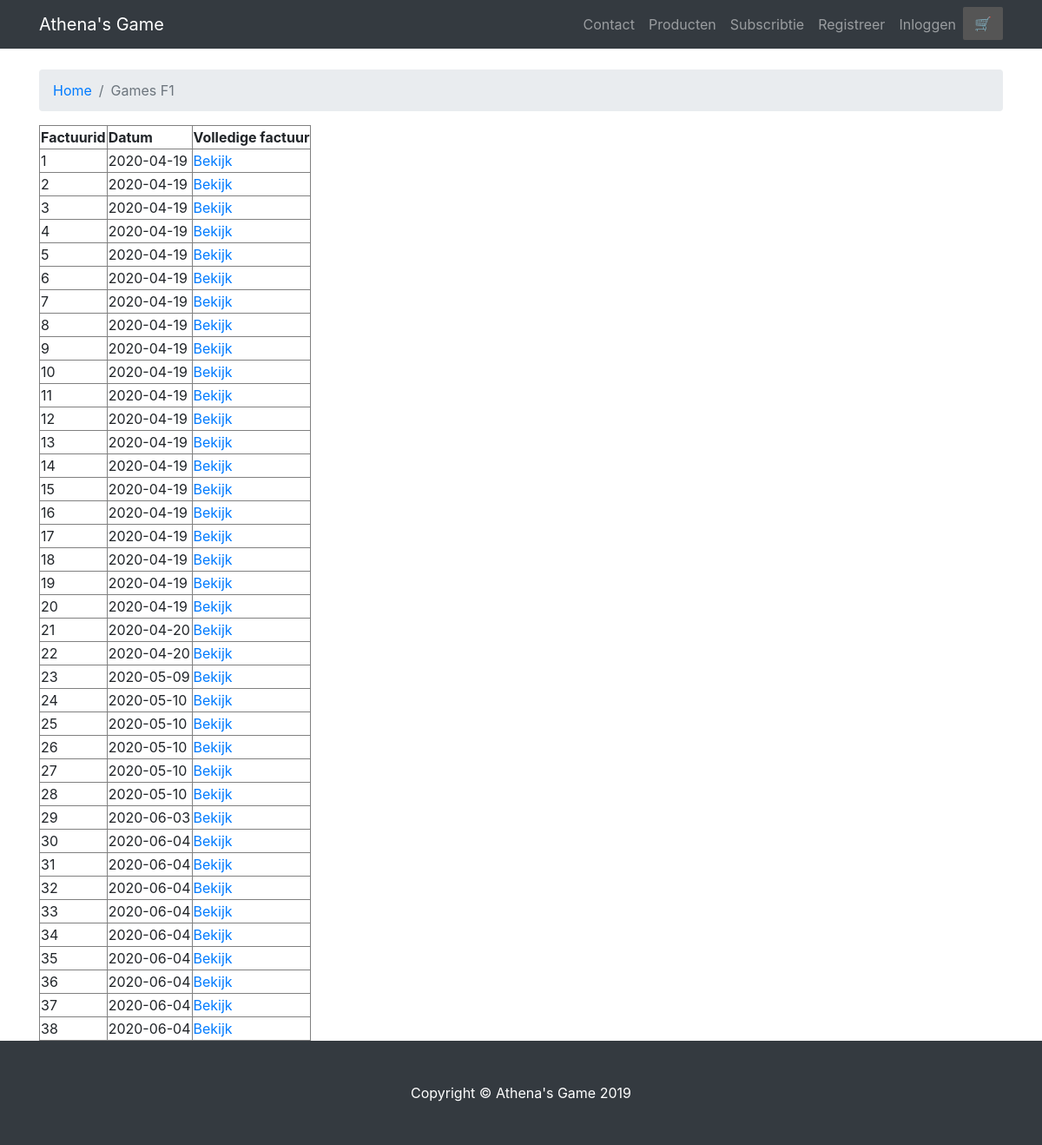
Before: /startbootstrap-modern-business-gh-pages/bekijk_alle_factuurs.php with the older database file.
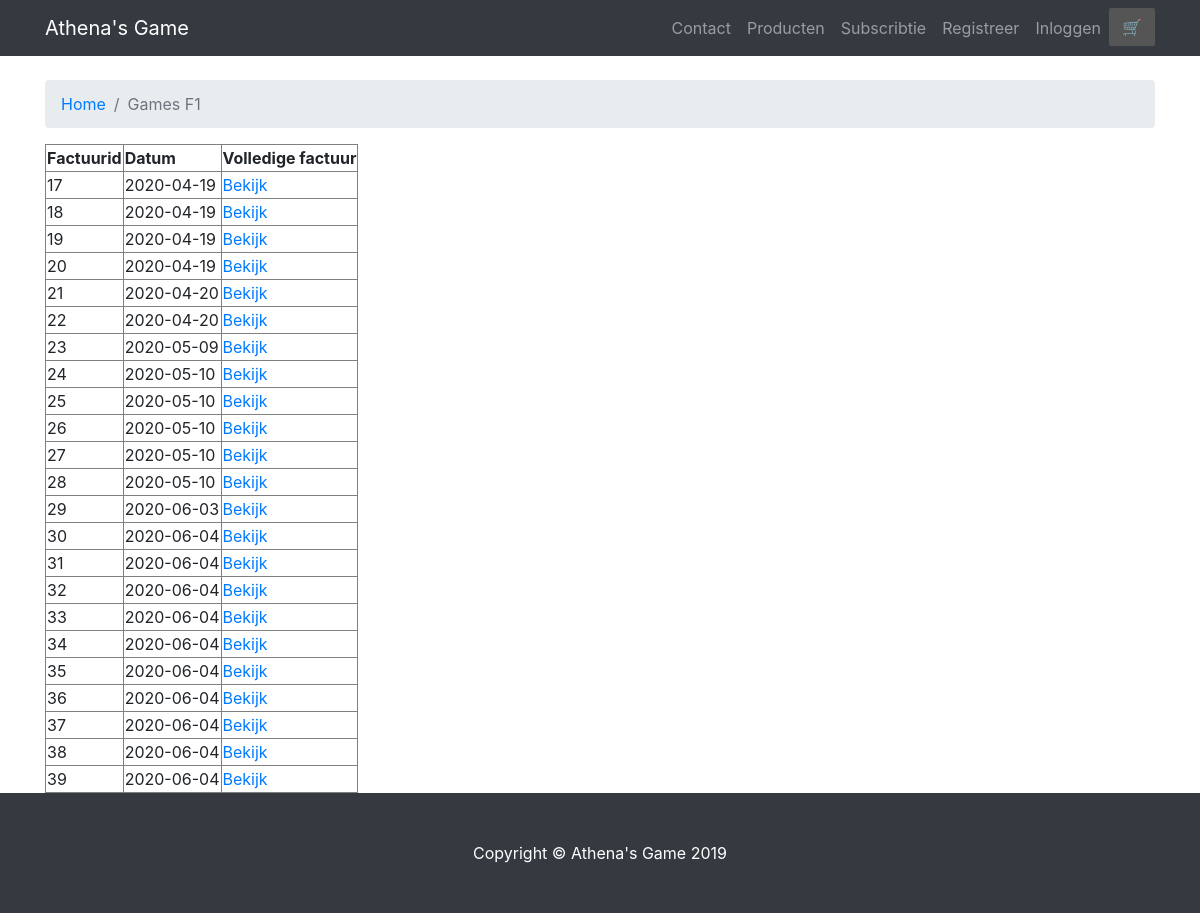
After: the same page with the newer database file.
### tables this page shows
CREATE TABLE `tblfacturen` (
  `factuurid` int(11) NOT NULL,
  `klantid` int(11) NOT NULL,
  `datum` date NOT NULL,
  `Actief` tinyint(1) NOT NULL DEFAULT '1'
);

### startbootstrap-modern-business-gh-pages/bekijk_alle_factuurs.php (the view, shortened to what this page needs)
<!DOCTYPE html>
<html lang="en">
<head>
  <link href="vendor/bootstrap/css/bootstrap.min.css" rel="stylesheet">
  <link href="css/modern-business.css" rel="stylesheet">
  <link href="css/gipstyle.css" rel="stylesheet">
</head>
<body>
	<nav class="navbar fixed-top navbar-expand-lg navbar-dark bg-dark fixed-top">
	<div class="container">
	<a class="navbar-brand" href="index.php">Athena's Game</a>
	<div class="collapse navbar-collapse" id="navbarResponsive">
	  <ul class="navbar-nav ml-auto">
		<li class="nav-item">
		  <a class="nav-link" href="contact.php">Contact</a>
		</li>
	  <li class="nav-item">
		  <a class="nav-link" href="producten.php">Producten</a>
		</li>
		  <li class="nav-item">
		  <a class="nav-link" href="Subscribtie.php">Subscribtie</a>
		</li>
		   <?php
		 if(!isset($_SESSION["ingelogd"])){
			 ?>
		<li class="nav-item">
		  <a class="nav-link" href="registreer.php">Registreer</a>
		</li>
		  <li class="nav-item">
		  <a class="nav-link" href="Inloggen.php">Inloggen</a>
		</li>
		  <?php
		  }
		  ?>
	  <li class="nav-item">
			<a class="notification" href="winkelwagen.php"><span class="glyphicon">&#x1f6d2;</span><span class="badge"><?php if($_SESSION["count"] != 0){echo $_SESSION["count"];} ?></span></a>
		</li>
	  </ul>
	</div>
	</div>
	</nav>
  <div class="container">
    <ol class="breadcrumb">
      <li class="breadcrumb-item">
        <a href="index.php">Home</a>
      </li>
      <li class="breadcrumb-item active">Games F1</li>
    </ol>
<form name="sentMessage" id="contactForm" action="<?php echo $_SERVER['PHP_SELF']; ?>" method="post">
	<table border="1px">
		<tr>
			<td> <b>Factuurid</b> </td>
			<td> <b> Datum </b> </td>
			<td> <b> Volledige factuur </b> </td>
		</tr>
<?php $mysqli = mysqli_connect('localhost', 'root', '', 'athenagames');
if(mysqli_connect_errno()) {trigger_error('Fout bij verbinding: '.$mysqli->error); }
else
{
	$sql_a = "SELECT factuurid, datum From tblfacturen";
	if($stmt_a = $mysqli->prepare($sql_a)){
				if(!$stmt_a->execute()){
					echo 'Het uitvoeren van de query is mislukt: '.$stmt_a->error.' in query: '.$sql_a;
				}
				else{
					$stmt_a->bind_result($factuurid,$datum);
					while($stmt_a->fetch()){
	?>
	<tr>
		<td> <?php echo $factuurid; ?> </td>
		<td> <?php echo $datum; ?> </td>
		<td> <a href="factuur_zicht.php?actie=doorgang&factuurid=<?php echo $factuurid; ?>">Bekijk</a> </td>
	</tr>
	<?php
}}}}
?>
	</table>
</form>
</div>
  <footer class="py-5 bg-dark">
    <div class="container">
      <p class="m-0 text-center text-white">Copyright &copy; Athena's Game 2019</p>
    </div>
  </footer>
</body>
</html>

Changed rows visible on the page:
removed tblfacturen: factuurid "1", datum "2020-04-19"
removed tblfacturen: factuurid "2", datum "2020-04-19"
removed tblfacturen: factuurid "3", datum "2020-04-19"
removed tblfacturen: factuurid "4", datum "2020-04-19"
removed tblfacturen: factuurid "5", datum "2020-04-19"
removed tblfacturen: factuurid "6", datum "2020-04-19"
removed tblfacturen: factuurid "7", datum "2020-04-19"
removed tblfacturen: factuurid "8", datum "2020-04-19"
removed tblfacturen: factuurid "9", datum "2020-04-19"
removed tblfacturen: factuurid "10", datum "2020-04-19"
removed tblfacturen: factuurid "11", datum "2020-04-19"
removed tblfacturen: factuurid "12", datum "2020-04-19"
removed tblfacturen: factuurid "13", datum "2020-04-19"
removed tblfacturen: factuurid "14", datum "2020-04-19"
removed tblfacturen: factuurid "15", datum "2020-04-19"
removed tblfacturen: factuurid "16", datum "2020-04-19"
added tblfacturen: factuurid "39", datum "2020-06-04"
